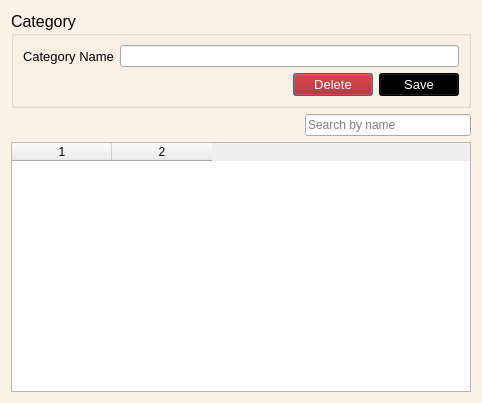
<?xml version="1.0" encoding="UTF-8"?>
<ui version="4.0">
 <class>Dialog</class>
 <widget class="QDialog" name="Dialog">
  <property name="windowModality">
   <enum>Qt::ApplicationModal</enum>
  </property>
  <property name="geometry">
   <rect>
    <x>0</x>
    <y>0</y>
    <width>482</width>
    <height>403</height>
   </rect>
  </property>
  <property name="windowTitle">
   <string>Dialog</string>
  </property>
  <property name="styleSheet">
   <string notr="true">QDialog#Dialog{
background-color: rgb(252, 242, 231);
}</string>
  </property>
  <layout class="QGridLayout" name="gridLayout_3">
   <item row="0" column="0" colspan="2">
    <widget class="QGroupBox" name="groupBox">
     <property name="font">
      <font>
       <pointsize>12</pointsize>
      </font>
     </property>
     <property name="title">
      <string>Category</string>
     </property>
     <layout class="QGridLayout" name="gridLayout_2">
      <item row="0" column="0">
       <layout class="QGridLayout" name="gridLayout">
        <item row="0" column="0" colspan="2">
         <layout class="QHBoxLayout" name="horizontalLayout_2">
          <item>
           <widget class="QLabel" name="label">
            <property name="font">
             <font>
              <pointsize>10</pointsize>
             </font>
            </property>
            <property name="text">
             <string>Category Name</string>
            </property>
           </widget>
          </item>
          <item>
           <widget class="QLineEdit" name="cat_name">
            <property name="clearButtonEnabled">
             <bool>true</bool>
            </property>
           </widget>
          </item>
         </layout>
        </item>
        <item row="1" column="0">
         <spacer name="horizontalSpacer_2">
          <property name="orientation">
           <enum>Qt::Horizontal</enum>
          </property>
          <property name="sizeHint" stdset="0">
           <size>
            <width>40</width>
            <height>20</height>
           </size>
          </property>
         </spacer>
        </item>
        <item row="1" column="1">
         <layout class="QHBoxLayout" name="horizontalLayout">
          <item>
           <widget class="QPushButton" name="deleteb">
            <property name="font">
             <font>
              <pointsize>10</pointsize>
             </font>
            </property>
            <property name="cursor">
             <cursorShape>PointingHandCursor</cursorShape>
            </property>
            <property name="styleSheet">
             <string notr="true">background-color: rgb(170, 0, 0);
color: rgb(255, 255, 255);</string>
            </property>
            <property name="text">
             <string>Delete</string>
            </property>
           </widget>
          </item>
          <item>
           <widget class="QPushButton" name="addb">
            <property name="font">
             <font>
              <pointsize>10</pointsize>
             </font>
            </property>
            <property name="cursor">
             <cursorShape>PointingHandCursor</cursorShape>
            </property>
            <property name="styleSheet">
             <string notr="true">background-color: rgb(0, 0, 0);
color: rgb(255, 255, 255);</string>
            </property>
            <property name="text">
             <string>Save</string>
            </property>
            <property name="shortcut">
             <string>Return</string>
            </property>
           </widget>
          </item>
         </layout>
        </item>
       </layout>
      </item>
     </layout>
    </widget>
   </item>
   <item row="1" column="0">
    <spacer name="horizontalSpacer">
     <property name="orientation">
      <enum>Qt::Horizontal</enum>
     </property>
     <property name="sizeHint" stdset="0">
      <size>
       <width>288</width>
       <height>20</height>
      </size>
     </property>
    </spacer>
   </item>
   <item row="1" column="1">
    <widget class="QLineEdit" name="searchv">
     <property name="placeholderText">
      <string>Search by name</string>
     </property>
     <property name="clearButtonEnabled">
      <bool>true</bool>
     </property>
    </widget>
   </item>
   <item row="2" column="0" colspan="2">
    <widget class="QTableWidget" name="tableWidget">
     <property name="styleSheet">
      <string notr="true">font: 10pt &quot;MS Shell Dlg 2&quot;;</string>
     </property>
     <property name="columnCount">
      <number>2</number>
     </property>
     <column/>
     <column/>
    </widget>
   </item>
  </layout>
 </widget>
 <resources/>
 <connections/>
</ui>
